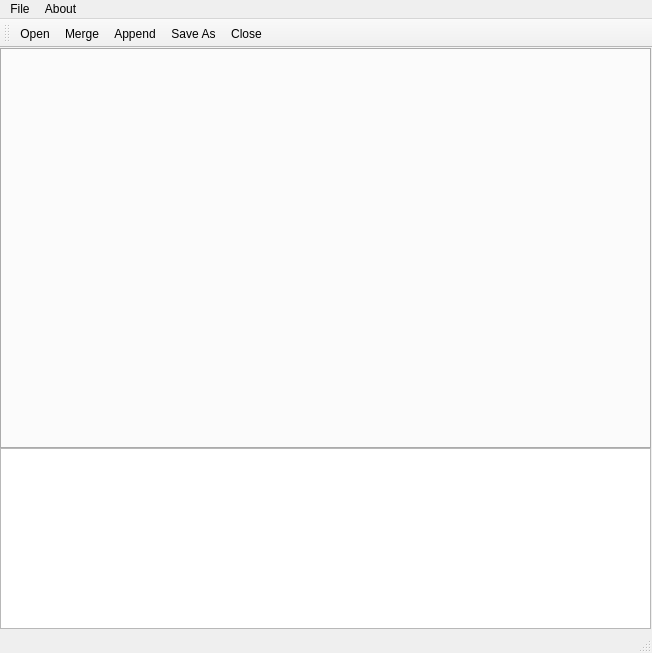
<?xml version="1.0" encoding="UTF-8"?>
<ui version="4.0">
 <class>MainWindow</class>
 <widget class="QMainWindow" name="MainWindow">
  <property name="geometry">
   <rect>
    <x>0</x>
    <y>0</y>
    <width>652</width>
    <height>653</height>
   </rect>
  </property>
  <property name="windowTitle">
   <string>HexEdit</string>
  </property>
  <widget class="QWidget" name="centralwidget">
   <widget class="QWidget" name="verticalLayoutWidget">
    <property name="geometry">
     <rect>
      <x>0</x>
      <y>0</y>
      <width>651</width>
      <height>401</height>
     </rect>
    </property>
    <layout class="QVBoxLayout" name="verticalLayout">
     <property name="leftMargin">
      <number>0</number>
     </property>
     <item>
      <widget class="QTabWidget" name="tabWidget">
       <property name="currentIndex">
        <number>-1</number>
       </property>
      </widget>
     </item>
    </layout>
   </widget>
   <widget class="QTextBrowser" name="textBrowser">
    <property name="geometry">
     <rect>
      <x>0</x>
      <y>400</y>
      <width>651</width>
      <height>181</height>
     </rect>
    </property>
   </widget>
  </widget>
  <widget class="QMenuBar" name="menubar">
   <property name="geometry">
    <rect>
     <x>0</x>
     <y>0</y>
     <width>652</width>
     <height>23</height>
    </rect>
   </property>
   <widget class="QMenu" name="menuFile">
    <property name="title">
     <string>File</string>
    </property>
    <addaction name="actionOpen"/>
    <addaction name="separator"/>
    <addaction name="actionSave_As_2"/>
    <addaction name="actionSave"/>
   </widget>
   <widget class="QMenu" name="menuAbout">
    <property name="title">
     <string>About</string>
    </property>
    <addaction name="actionHexEdit"/>
   </widget>
   <addaction name="menuFile"/>
   <addaction name="menuAbout"/>
  </widget>
  <widget class="QToolBar" name="toolBar">
   <property name="windowTitle">
    <string>toolBar</string>
   </property>
   <attribute name="toolBarArea">
    <enum>TopToolBarArea</enum>
   </attribute>
   <attribute name="toolBarBreak">
    <bool>false</bool>
   </attribute>
   <addaction name="actionOpen"/>
   <addaction name="actionMerge"/>
   <addaction name="actionAppend"/>
   <addaction name="actionSave_As"/>
   <addaction name="actionClose"/>
  </widget>
  <widget class="QStatusBar" name="statusBar"/>
  <action name="actionSave_As">
   <property name="enabled">
    <bool>true</bool>
   </property>
   <property name="text">
    <string>Save As</string>
   </property>
  </action>
  <action name="actionHexEdit">
   <property name="text">
    <string>HexEdit</string>
   </property>
  </action>
  <action name="actionSave_As_2">
   <property name="text">
    <string>Save As</string>
   </property>
  </action>
  <action name="actionSave">
   <property name="text">
    <string>Save</string>
   </property>
  </action>
  <action name="actionOpen">
   <property name="text">
    <string>Open</string>
   </property>
  </action>
  <action name="actionMerge">
   <property name="text">
    <string>Merge</string>
   </property>
  </action>
  <action name="actionAppend">
   <property name="text">
    <string>Append</string>
   </property>
  </action>
  <action name="actionClose">
   <property name="text">
    <string>Close</string>
   </property>
  </action>
 </widget>
 <resources/>
 <connections/>
</ui>
